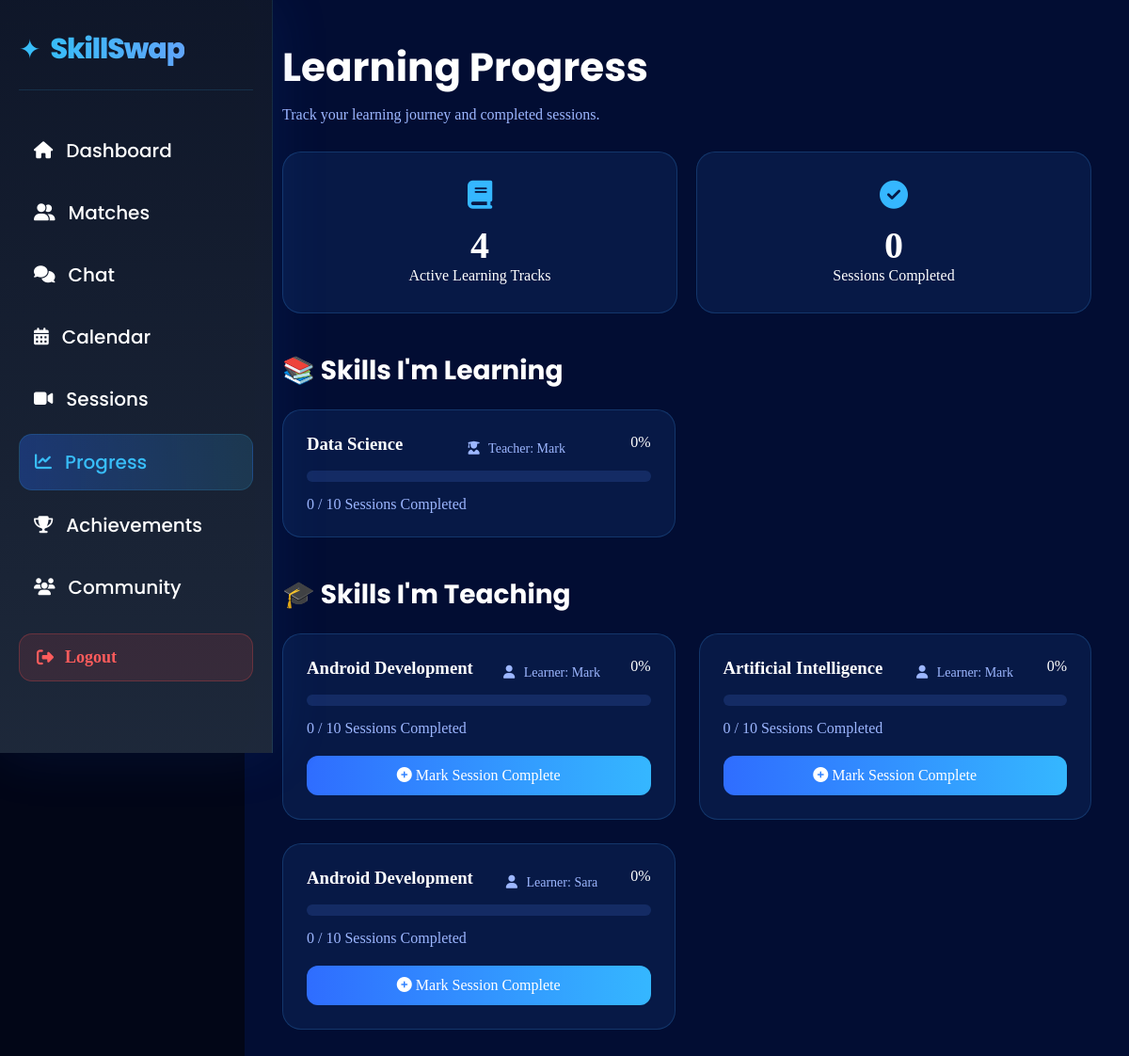
The page /progress (signed in) on the database its author committed.
### tables this page shows
CREATE TABLE learning_tracks (

    id INTEGER PRIMARY KEY AUTOINCREMENT,

    teacher_id INTEGER NOT NULL,

    learner_id INTEGER NOT NULL,

    skill_name TEXT NOT NULL,

    total_sessions INTEGER DEFAULT 10,

    completed_sessions INTEGER DEFAULT 0,

    created_at TIMESTAMP DEFAULT CURRENT_TIMESTAMP

);

CREATE TABLE users (

    id INTEGER PRIMARY KEY AUTOINCREMENT,

    name TEXT NOT NULL,
    email TEXT UNIQUE NOT NULL,
    password TEXT NOT NULL,

    profile_pic TEXT DEFAULT '',

    bio TEXT DEFAULT '',

    teach_skills TEXT DEFAULT '',

    learn_skills TEXT DEFAULT '',

    languages TEXT DEFAULT ''

);

### app.py (the view)
@app.route('/progress')
def progress():
    if 'user_id' not in session:
        return redirect('/login')
    conn = get_connection()
    learning_tracks = conn.execute("""
SELECT
    lt.*,
    u.name AS teacher_name
FROM learning_tracks lt
JOIN users u
ON lt.teacher_id = u.id
WHERE lt.learner_id=?
""",
(session['user_id'],)
).fetchall()
    teaching_tracks = conn.execute("""
SELECT
    lt.*,
    u.name AS learner_name
FROM learning_tracks lt
JOIN users u
ON lt.learner_id = u.id
WHERE lt.teacher_id=?
""",
(session['user_id'],)
).fetchall()
    conn.close()
    return render_template(
        'dashboard/progress.html',
        learning_tracks=learning_tracks,
        teaching_tracks=teaching_tracks,
        active_page='progress'
    )

### database/db.py (called while the page is built)
def get_connection():
    conn = sqlite3.connect(DATABASE)
    conn.row_factory = sqlite3.Row
    return conn

### templates/dashboard/progress.html (shortened to what this page needs)
<!DOCTYPE html>
<html lang="en">
<head>
<link rel="stylesheet"
href="{{ url_for('static', filename='css/sidebar.css') }}">
<link rel="stylesheet"
href="{{ url_for('static', filename='css/progress.css') }}">
<link rel="stylesheet"
href="https://cdnjs.cloudflare.com/ajax/libs/font-awesome/6.5.1/css/all.min.css">
</head>
<body>
{% include 'components/dashboard_sidebar.html' %}
<div class="main-content">
    <div class="page-header">
        <h1>Learning Progress</h1>
        <p>
            Track your learning journey and completed sessions.
        </p>
    </div>
    <div class="stats-grid">
        <div class="stat-card">
            <i class="fas fa-book"></i>
            <h2>
{{ learning_tracks|length + teaching_tracks|length }}
</h2>
            <span>Active Learning Tracks</span>
        </div>
        <div class="stat-card">
            <i class="fas fa-check-circle"></i>
            <h2>
                {{ learning_tracks|sum(attribute='completed_sessions')
+
teaching_tracks|sum(attribute='completed_sessions') }}
            </h2>
            <span>Sessions Completed</span>
        </div>
    </div>
<h2 class="section-title">
📚 Skills I'm Learning
</h2>
<div class="tracks-grid">
{% for track in learning_tracks %}
{% set progress =
((track.completed_sessions /
track.total_sessions) * 100)|int %}
<div class="track-card">
    <div class="track-header">
        <h3>{{ track.skill_name }}</h3>
        <div class="track-person">
    <i class="fas fa-user-graduate"></i>
    Teacher:
    {{ track.teacher_name }}
</div>
        <span>{{ progress }}%</span>
    </div>
    <div class="progress-bar">
    </div>
    <div class="session-info">
        {{ track.completed_sessions }}
        /
        {{ track.total_sessions }}
        Sessions Completed
    </div>
</div>
{% endfor %}
</div>
<h2 class="section-title">
🎓 Skills I'm Teaching
</h2>
<div class="tracks-grid">
{% for track in teaching_tracks %}
{% set progress =
((track.completed_sessions /
track.total_sessions) * 100)|int %}
<div class="track-card">
    <div class="track-header">
        <h3>{{ track.skill_name }}</h3>
        <div class="track-person">
    <i class="fas fa-user"></i>
    Learner:
    {{ track.learner_name }}
</div>
        <span>{{ progress }}%</span>
    </div>
    <div class="progress-bar">
    </div>
    <div class="session-info">
        {{ track.completed_sessions }}
        /
        {{ track.total_sessions }}
        Sessions Completed
    </div>
    <a
    href="/complete-session/{{ track.id }}"
    class="complete-btn">
        <i class="fas fa-plus-circle"></i>
        Mark Session Complete
    </a>
</div>
{% endfor %}
</div>
</div>
</body>
</html>

### templates/components/dashboard_sidebar.html
<div class="sidebar">
    <div class="sidebar-header">
        <div class="sidebar-logo">
            <span class="logo-icon">✦</span>
            <span class="logo-text">SkillSwap</span>
        </div>
    </div>
    <ul class="sidebar-menu">
        <li>
            <a href="/dashboard"
            class="sidebar-link {% if active_page == 'dashboard' %}active{% endif %}">
                <i class="fas fa-home"></i>
                <span>Dashboard</span>
            </a>
        </li>
        <li>
            <a href="/matches"
            class="sidebar-link {% if active_page == 'matches' %}active{% endif %}">
                <i class="fas fa-user-friends"></i>
                <span>Matches</span>
            </a>
        </li>
        <li>
            <a href="/chat"
            class="sidebar-link {% if active_page == 'chat' %}active{% endif %}">
                <i class="fas fa-comments"></i>
                <span>Chat</span>
            </a>
        </li>
        <li>
            <a href="/calendar"
            class="sidebar-link {% if active_page == 'calendar' %}active{% endif %}">
                <i class="fas fa-calendar-alt"></i>
                <span>Calendar</span>
            </a>
        </li>
        <li>
<a href="/sessions"
class="{% if active_page=='sessions' %}active{% endif %}">
<i class="fas fa-video"></i>
<span>Sessions</span>
</a>
</li>
        <li>
            <a href="/progress"
            class="sidebar-link {% if active_page == 'progress' %}active{% endif %}">
                <i class="fas fa-chart-line"></i>
                <span>Progress</span>
            </a>
        </li>
        <li>
            <a href="/achievements"
            class="sidebar-link {% if active_page == 'achievements' %}active{% endif %}">
                <i class="fas fa-trophy"></i>
                <span>Achievements</span>
            </a>
        </li>
        <li>
            <a href="/community"
            class="sidebar-link {% if active_page == 'community' %}active{% endif %}">
                <i class="fas fa-users"></i>
                <span>Community</span>
            </a>
        </li>
    </ul>
    <div class="sidebar-footer">
        <a href="/logout"
        class="logout-btn">
            <i class="fas fa-sign-out-alt">
            </i>
            <span>
                Logout
            </span>
        </a>
    </div>
</div>

### static/css/sidebar.css (style rules this page uses)
* { margin:0; padding:0; box-sizing:border-box; }
.sidebar { position:fixed; top:0; left:0; width:290px; height:100vh; background: linear-gradient( 180deg, rgba(15,23,42,.98), rgba(30,41,59,.98) ); backdrop-filter:blur(20px); border-right: 1px solid rgba(56,189,248,.12); padding:30px 20px; overflow-y:auto; z-index:999; box-shadow: 0 0 60px rgba(37,99,235,.12); }
.sidebar-logo { margin-bottom:35px; padding-bottom:20px; border-bottom: 1px solid rgba(56,189,248,.15); }
.sidebar-menu { list-style:none; }
.sidebar-menu li { margin-bottom:8px; }
.sidebar-menu a { display:flex; align-items:center; gap:14px; padding:14px 16px; text-decoration:none; color:#ffffff; border-radius:14px; font-size:18px; font-weight:500; font-family:'Poppins',sans-serif; transition:all .3s ease; }
.sidebar-menu a span { font-size:20px; width:25px; text-align:center; }
.sidebar-menu a.active { background: linear-gradient( 90deg, rgba(37,99,235,.35), rgba(56,189,248,.15) ); color:#38bdf8; border: 1px solid rgba(56,189,248,.15); }
.main-content { margin-left:290px; padding:40px; }
.logout-btn { display:flex; align-items:center; gap:12px; width:100%; padding:14px 18px; margin-top:20px; background:rgba(255, 77, 77, 0.12); border:1px solid rgba(255,77,77,0.25); border-radius:14px; color:#ff5c5c; text-decoration:none; font-size:18px; font-weight:600; transition:all 0.3s ease; }
.logout-btn i { font-size:18px; }
.logo-text { font-size:34px; font-weight:800; background: linear-gradient( 90deg, #38bdf8, #60a5fa ); -webkit-background-clip:text; -webkit-text-fill-color:transparent; }
.sidebar-logo { display:flex; align-items:center; gap:10px; }
.logo-icon { color:#38bdf8; font-size:28px; }
.logo-text { font-size:30px; font-weight:800; color:#38bdf8; letter-spacing:-1px; font-family:'Poppins',sans-serif; }

### static/css/progress.css (style rules this page uses)
.main-content { margin-left:260px; padding:40px; min-height:100vh; background:#020d33; color:white; }
body { background:#020617; color:#fff; }
.page-header h1 { font-size:42px; margin-bottom:10px; font-family:'Poppins',sans-serif; }
.page-header p { color:#9db7ff; }
.stats-grid { display:grid; grid-template-columns:repeat(2,1fr); gap:20px; margin:30px 0; }
.stat-card { background:#071946; border:1px solid rgba(65,170,255,.2); border-radius:20px; padding:30px; text-align:center; }
.stat-card i { font-size:30px; color:#35b7ff; margin-bottom:15px; }
.stat-card h2 { font-size:40px; }
.tracks-grid { display:grid; grid-template-columns:repeat(auto-fill,minmax(350px,1fr)); gap:25px; }
.track-card { background:#071946; border:1px solid rgba(65,170,255,.2); border-radius:20px; padding:25px; }
.track-header { display:flex; justify-content:space-between; margin-bottom:15px; }
.progress-bar { height:12px; background:#142b64; border-radius:20px; overflow:hidden; }
.session-info { margin-top:15px; color:#9db7ff; }
.complete-btn { display:block; text-align:center; margin-top:20px; padding:12px; border-radius:12px; text-decoration:none; color:white; background:linear-gradient( 90deg, #2f6dff, #35b7ff ); }
.section-title { margin:40px 0 20px; font-size:28px; font-weight:700; color:white; font-family:'Poppins',sans-serif; }
.track-person { margin-top:8px; color:#9db7ff; font-size:14px; font-weight:500; }
.track-person i { margin-right:6px; }

### rows shown on the page
learning_tracks: skill_name "Data Science", teacher_name "Mark", completed_sessions "0", total_sessions "10"
learning_tracks: skill_name "Android Development", learner_name "Mark", completed_sessions "0", total_sessions "10"
learning_tracks: skill_name "Artificial Intelligence", learner_name "Mark", completed_sessions "0", total_sessions "10"
learning_tracks: skill_name "Android Development", learner_name "Sara", completed_sessions "0", total_sessions "10"

### other values the page prints
{{ learning_tracks|length + teaching_tracks|length }} "4"
